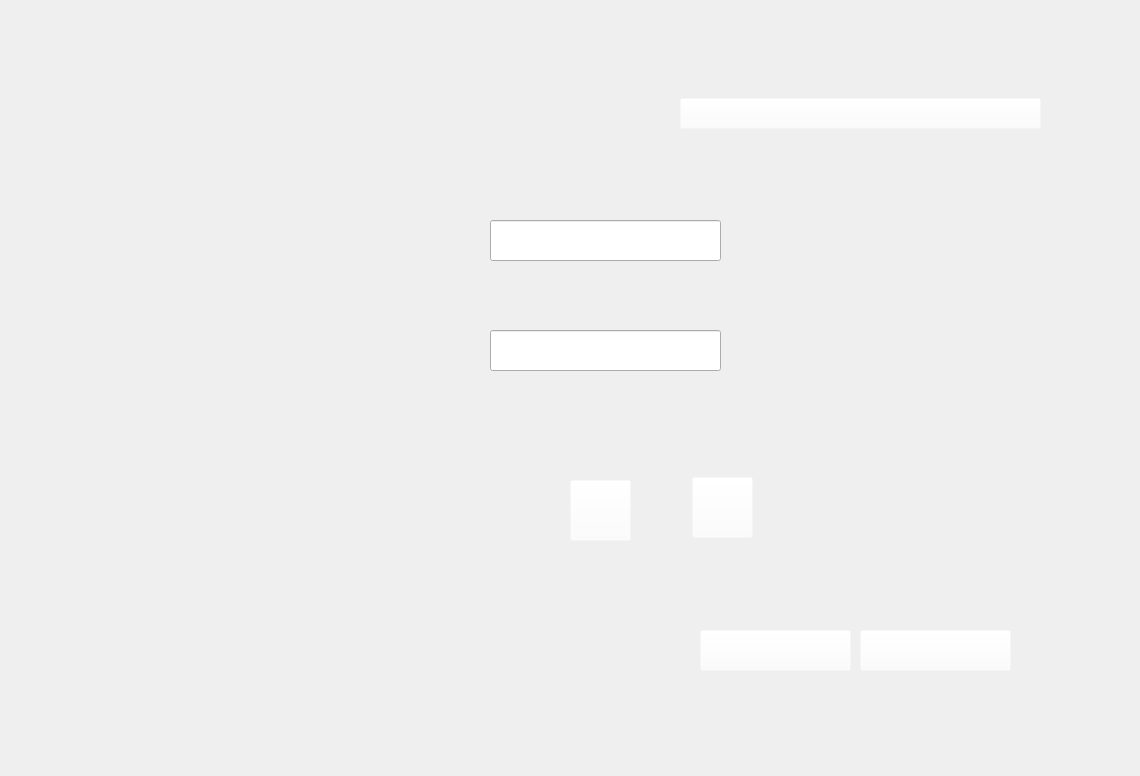
    <widget class="QWidget" name="part_managm_usid">
     <widget class="QLabel" name="label_11">
      <property name="geometry">
       <rect>
        <x>-50</x>
        <y>-40</y>
        <width>1131</width>
        <height>767</height>
       </rect>
      </property>
      <property name="styleSheet">
       <string notr="true">background:url(&quot;C:/Users/Dhia/Desktop/2eme/IMG_projet/part_manag1.png&quot;)</string>
      </property>
      <property name="text">
       <string/>
      </property>
     </widget>
     <widget class="QLineEdit" name="lineEdit">
      <property name="geometry">
       <rect>
        <x>490</x>
        <y>220</y>
        <width>231</width>
        <height>41</height>
       </rect>
      </property>
     </widget>
     <widget class="QLineEdit" name="lineEdit_2">
      <property name="geometry">
       <rect>
        <x>490</x>
        <y>330</y>
        <width>231</width>
        <height>41</height>
       </rect>
      </property>
     </widget>
     <widget class="QPushButton" name="pushButton_45">
      <property name="geometry">
       <rect>
        <x>680</x>
        <y>98</y>
        <width>361</width>
        <height>31</height>
       </rect>
      </property>
      <property name="styleSheet">
       <string notr="true">background:rgba(255,255,255,0);
border -radius:0px;</string>
      </property>
      <property name="text">
       <string/>
      </property>
     </widget>
     <widget class="QPushButton" name="pushButton_46">
      <property name="geometry">
       <rect>
        <x>570</x>
        <y>480</y>
        <width>61</width>
        <height>61</height>
       </rect>
      </property>
      <property name="styleSheet">
       <string notr="true">background:rgba(255,255,255,0);
border -radius:0px;</string>
      </property>
      <property name="text">
       <string/>
      </property>
     </widget>
     <widget class="QPushButton" name="pushButton_47">
      <property name="geometry">
       <rect>
        <x>692</x>
        <y>477</y>
        <width>61</width>
        <height>61</height>
       </rect>
      </property>
      <property name="styleSheet">
       <string notr="true">background:rgba(255,255,255,0);
border -radius:0px;</string>
      </property>
      <property name="text">
       <string/>
      </property>
     </widget>
     <widget class="QPushButton" name="pushButton_48">
      <property name="geometry">
       <rect>
        <x>700</x>
        <y>630</y>
        <width>151</width>
        <height>41</height>
       </rect>
      </property>
      <property name="styleSheet">
       <string notr="true">background:rgba(255,255,255,0);
border -radius:0px;</string>
      </property>
      <property name="text">
       <string/>
      </property>
     </widget>
     <widget class="QPushButton" name="pushButton_49">
      <property name="geometry">
       <rect>
        <x>860</x>
        <y>630</y>
        <width>151</width>
        <height>41</height>
       </rect>
      </property>
      <property name="styleSheet">
       <string notr="true">background:rgba(255,255,255,0);
border -radius:0px;</string>
      </property>
      <property name="text">
       <string/>
      </property>
     </widget>
    </widget>
